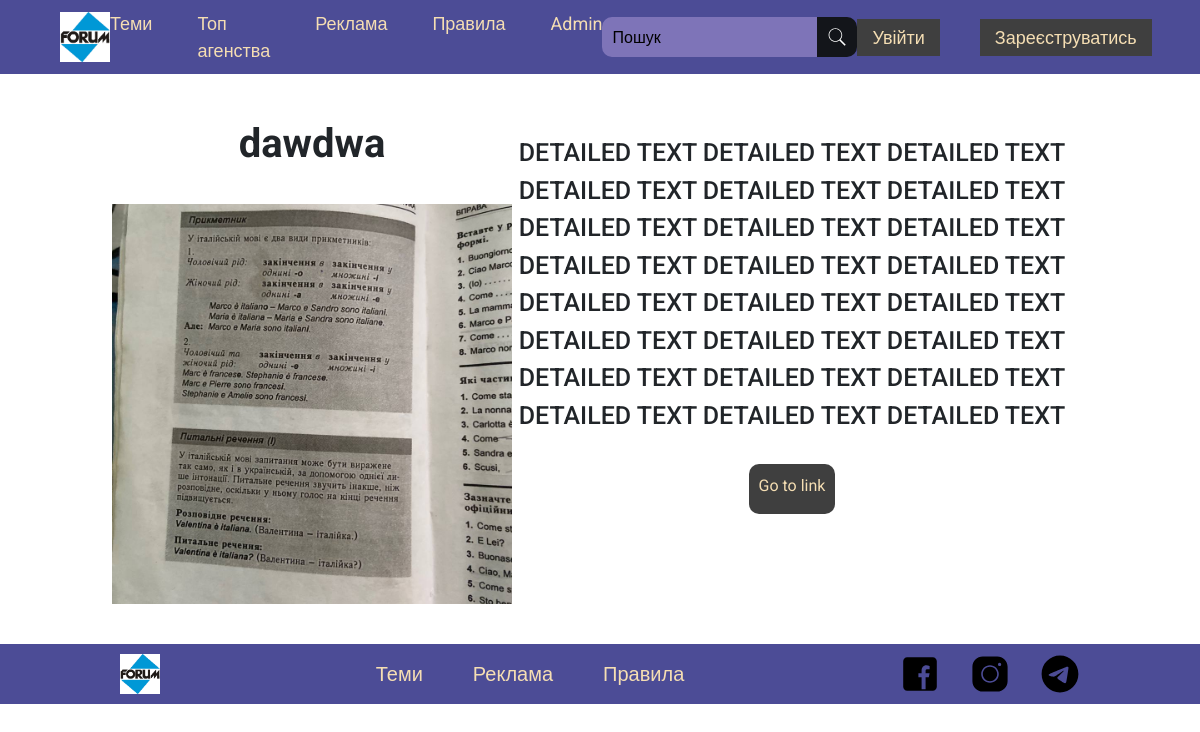
/advertisement-page/2/first_advertisment, run on the app's committed database.
### forum_pages/models.py (models this page shows, shortened)
class MainTextBanner(models.Model):
    title = models.CharField('Тайтл', max_length=100)
    text = models.TextField('Повідомлення')
    detailed_text = models.TextField('Детальний опис')
    image = models.ImageField('Фото', upload_to='forum_pages/img/banners')
    link = models.URLField()
    class Meta:
        verbose_name = 'Головний текст зверху'
        verbose_name_plural = 'Головний текст зверху'

### forum_pages/views.py (the view)
# urls.py: path('advertisement-page/<str:pk>/<str:adv_type>', views.advertisementPage, name='advertisement-page'),
def advertisementPage(request, pk, adv_type):
    advert = None
    print(pk)
    try:
        if adv_type == 'first_advertisment':
            advert = MainTextBanner.objects.get(id=pk)
        elif adv_type == 'second_advertisment':
            advert = MainPictureBanner.objects.get(id=pk)
        elif adv_type == 'third_advertisment':
            advert = TopAgency.objects.get(id=pk)
    except:
        ...
    context = {
        'advert': advert  # TITLE, IMAGE, DETAILED_TEXT, LINK
    }
    return render(request, 'forum_pages/base_pages/advertisment_page.html', context)

### forum_pages/templates/forum_pages/base_pages/advertisment_page.html (shortened to what this page needs)
{% extends 'base.html' %}
{% load static %}
{% block style %}
<link rel="stylesheet" href="{% static 'forum_pages/css/base.min.css' %}">
{% endblock %}
{% block content %}
    <div class="container">
        <div class="advPage__wrapper">
            <div class="advPage__first-block">
                <span class="advPage__title">{{advert.title}}</span>
                <img class="advPage__img" src="{% static advert.image %}" alt="">
            </div>
            <div class="advPage__second-block">
                <div class="advPage__text">{{advert.detailed_text}}</div>
                <div class="advPage__link">
                    <a href="{{advert.link}}">Go to link</a>
                </div>
            </div>
        </div>
    </div>
{% endblock %}

### data on the page
MainTextBanner: title "dawdwa", image (picture), detailed_text "DETAILED TEXT DETAILED TEXT DETAILED TEXT DETAILED TEXT DETAILED TEXT DETAILED TEXT DETAILED TEXT DETAILED TEXT DETAILED TEXT DETAILED TEXT DETAILED TEXT DETAILED TEXT DETAILED TEXT DETAILED TEXT DETAILED TEXT DETAILED TEXT DETAILED TEXT DETAILED TEXT DETAILED TEXT DETAILED TEXT DETAILED TEXT DETAILED TEXT DETAILED TEXT DETAILED TEXT"
